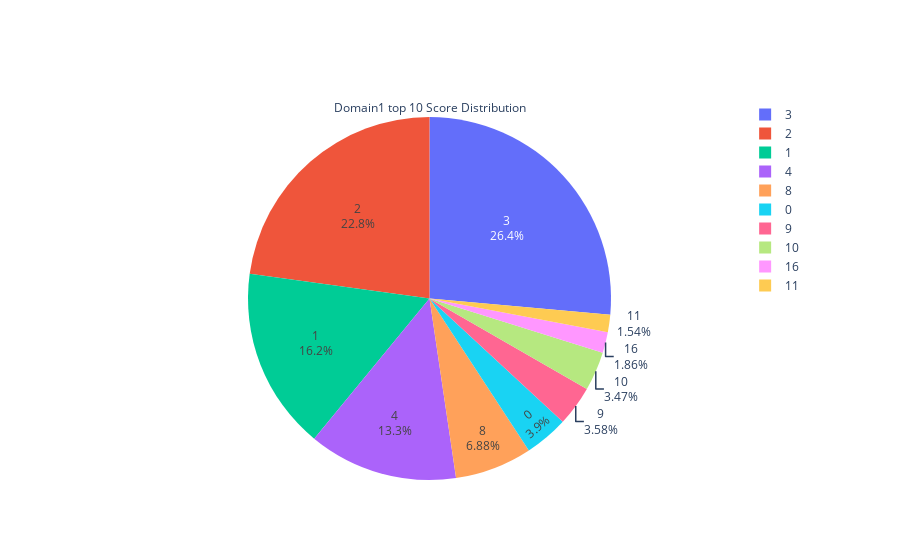

The notebook cell this image was saved under:
### Markdown cell above
## Visualization of domain1 scores

### Code cell
domain1Score_labels = train_df["domain1_score"].value_counts()[:10].index
domain1Score_freqs = train_df["domain1_score"].value_counts()[:10].values
domain1_score_pie = go.Figure(data=[go.Pie(labels=domain1Score_labels, values=domain1Score_freqs, title="Domain1 top 10 Score Distribution", textinfo="label+percent")])
domain1_score_pie.show()

### Figure 1 — Plotly figure (JSON) as saved in the notebook; plotly's stock layout.template omitted (floating-point values rounded to 4 significant figures)
{"data": [{"labels": [3, 2, 1, 4, 8, 0, 9, 10, 16, 11], "textinfo": "label+percent", "title": {"text": "Domain1 top 10 Score Distribution"}, "type": "pie", "values": [2830, 2445, 1736, 1424, 737, 418, 383, 372, 199, 165]}], "layout": {}}
